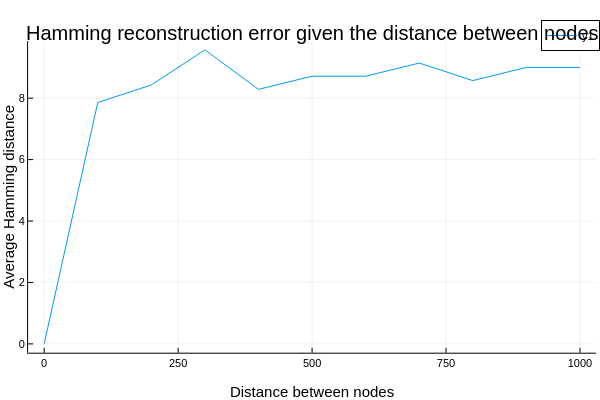

Notebook code for this chart:
### Code cell
distance_btw_nodes = 0:100:1000
paths_reduced = reduce_data(PATHS, 10)
seq = generate_seq()
target_number = 1234
all_ctc_maps = all_contact_maps(paths_reduced)
number_of_nodes = 2

root_seq,_,_ = algo(seq, target_number, all_ctc_maps, 5000, 100, 10000, 200, true)

plot_reconstruction_error_hamming(root_seq, distance_btw_nodes, number_of_nodes, target_number, all_ctc_maps, beta=100)

### Figure 1 — Plotly figure (JSON) as saved in the notebook; plotly's stock layout.template omitted (floating-point values rounded to 4 significant figures)
{"data": [{"colorbar": {"len": 0.8657, "title": "", "x": 0.9934, "y": 0.5087}, "legendgroup": "y1", "line": {"color": "rgba(0, 154, 250, 1.000)", "dash": "solid", "shape": "linear", "width": 1}, "mode": "lines", "name": "y1", "showlegend": true, "type": "scatter", "x": [0, 100, 200, 300, 400, 500, 600, 700, 800, 900, 1000], "xaxis": "x", "y": [0, 7.857, 8.429, 9.571, 8.286, 8.714, 8.714, 9.143, 8.571, 9, 9], "yaxis": "y"}], "layout": {"annotations": [{"font": {"color": "rgba(0, 0, 0, 1.000)", "family": "sans-serif", "size": 20}, "rotation": 0, "showarrow": false, "text": "Hamming reconstruction error given the distance between nodes", "x": 0.5201, "xanchor": "center", "xref": "paper", "y": 1, "yanchor": "top", "yref": "paper"}], "height": 400, "legend": {"bgcolor": "rgba(255, 255, 255, 1.000)", "bordercolor": "rgba(0, 0, 0, 1.000)", "borderwidth": 1, "font": {"color": "rgba(0, 0, 0, 1.000)", "family": "sans-serif", "size": 11}, "title": {"font": {"color": "rgba(0, 0, 0, 1.000)", "family": "sans-serif", "size": 15}, "text": ""}, "tracegroupgap": 0, "traceorder": "normal", "x": 1, "xanchor": "auto", "y": 1, "yanchor": "auto"}, "margin": {"b": 20, "l": 0, "r": 0, "t": 20}, "paper_bgcolor": "rgba(255, 255, 255, 1.000)", "plot_bgcolor": "rgba(255, 255, 255, 1.000)", "showlegend": true, "width": 600, "xaxis": {"anchor": "y", "domain": [0.04684, 0.9934], "gridcolor": "rgba(0, 0, 0, 0.100)", "gridwidth": 0.5, "linecolor": "rgba(0, 0, 0, 1.000)", "mirror": false, "range": [-30, 1030], "showgrid": true, "showline": true, "showticklabels": true, "tickangle": 0, "tickcolor": "rgb(0, 0, 0)", "tickfont": {"color": "rgba(0, 0, 0, 1.000)", "family": "sans-serif", "size": 11}, "tickmode": "array", "ticks": "inside", "ticktext": ["0", "250", "500", "750", "1000"], "tickvals": [0, 250, 500, 750, 1000], "title": "Distance between nodes", "titlefont": {"color": "rgba(0, 0, 0, 1.000)", "family": "sans-serif", "size": 15}, "type": "-", "visible": true, "zeroline": false, "zerolinecolor": "rgba(0, 0, 0, 1.000)"}, "yaxis": {"anchor": "x", "domain": [0.07581, 0.9415], "gridcolor": "rgba(0, 0, 0, 0.100)", "gridwidth": 0.5, "linecolor": "rgba(0, 0, 0, 1.000)", "mirror": false, "range": [-0.2871, 9.859], "showgrid": true, "showline": true, "showticklabels": true, "tickangle": 0, "tickcolor": "rgb(0, 0, 0)", "tickfont": {"color": "rgba(0, 0, 0, 1.000)", "family": "sans-serif", "size": 11}, "tickmode": "array", "ticks": "inside", "ticktext": ["0", "2", "4", "6", "8"], "tickvals": [0, 2, 4, 6, 8], "title": "Average Hamming distance", "titlefont": {"color": "rgba(0, 0, 0, 1.000)", "family": "sans-serif", "size": 15}, "type": "-", "visible": true, "zeroline": false, "zerolinecolor": "rgba(0, 0, 0, 1.000)"}}}
